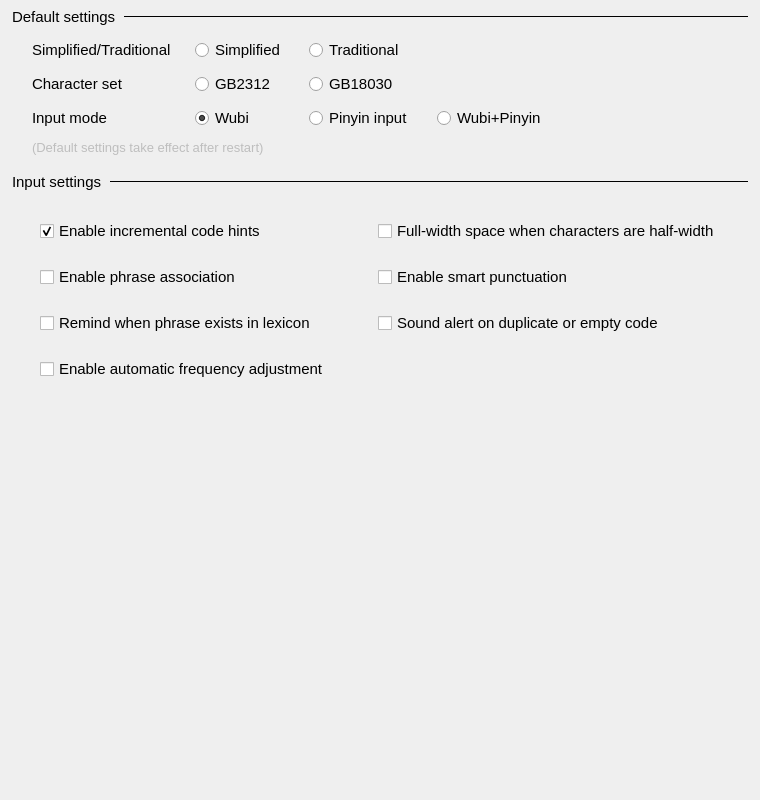
     <widget class="QWidget" name="scrollCommonContents">
      <property name="geometry">
       <rect><x>0</x><y>0</y><width>480</width><height>800</height></rect>
      </property>
      <layout class="QVBoxLayout" name="layoutScrollCommon">
       <property name="spacing"><number>6</number></property>
       <property name="leftMargin"><number>12</number></property>
       <property name="topMargin"><number>4</number></property>
       <property name="rightMargin"><number>12</number></property>
       <property name="bottomMargin"><number>8</number></property>
              <item>
        <layout class="QHBoxLayout" name="layoutHeader_labelSectionDefault">
         <property name="spacing"><number>8</number></property>
         <property name="leftMargin"><number>0</number></property>
         <property name="topMargin"><number>4</number></property>
         <property name="rightMargin"><number>0</number></property>
         <property name="bottomMargin"><number>2</number></property>
         <item>
          <widget class="QLabel" name="labelSectionDefault">
           <property name="sizePolicy">
            <sizepolicy hsizetype="Maximum" vsizetype="Preferred">
             <horstretch>0</horstretch>
             <verstretch>0</verstretch>
            </sizepolicy>
           </property>
           <property name="font">
            <font>
             <pointsize>11</pointsize>
             <weight>50</weight>
             <bold>false</bold>
            </font>
           </property>
           <property name="text"><string>Default settings</string></property>
           <property name="sectionHeader" stdset="0"><bool>true</bool></property>
          </widget>
         </item>
         <item>
          <widget class="QFrame" name="lineSectionDefault">
           <property name="sizePolicy">
            <sizepolicy hsizetype="Expanding" vsizetype="Fixed">
             <horstretch>0</horstretch>
             <verstretch>0</verstretch>
            </sizepolicy>
           </property>
           <property name="minimumSize"><size><width>0</width><height>1</height></size></property>
           <property name="maximumSize"><size><width>16777215</width><height>1</height></size></property>
           <property name="frameShape"><enum>QFrame::HLine</enum></property>
           <property name="frameShadow"><enum>QFrame::Plain</enum></property>
           <property name="sectionLine" stdset="0"><bool>true</bool></property>
          </widget>
         </item>
        </layout>
       </item>
       <item>
                                        <widget class="QWidget" name="pageDefaultState">
         <property name="sizePolicy">
          <sizepolicy hsizetype="Preferred" vsizetype="Maximum">
           <horstretch>0</horstretch>
           <verstretch>0</verstretch>
          </sizepolicy>
         </property>
         <layout class="QVBoxLayout" name="layoutDefaultState">
          <property name="spacing"><number>10</number></property>
          <property name="leftMargin"><number>20</number></property>
          <property name="topMargin"><number>4</number></property>
          <property name="rightMargin"><number>12</number></property>
          <property name="bottomMargin"><number>4</number></property>
          <item>
           <layout class="QGridLayout" name="gridDefaultStateOptions">
            <property name="horizontalSpacing"><number>24</number></property>
            <property name="verticalSpacing"><number>10</number></property>
            <item row="0" column="0">
             <widget class="QLabel" name="labelDefaultSimpTrad">
              <property name="font"><font><pointsize>11</pointsize><weight>50</weight><bold>false</bold></font></property>
              <property name="text"><string>Simplified/Traditional</string></property>
             </widget>
            </item>
            <item row="0" column="1">
             <widget class="QRadioButton" name="rdoDefaultSimplified">
              <property name="font"><font><pointsize>11</pointsize><weight>50</weight><bold>false</bold></font></property>
              <property name="text"><string>Simplified</string></property>
              <property name="checked"><bool>true</bool></property>
             </widget>
            </item>
            <item row="0" column="2">
             <widget class="QRadioButton" name="rdoDefaultTraditional">
              <property name="font"><font><pointsize>11</pointsize><weight>50</weight><bold>false</bold></font></property>
              <property name="text"><string>Traditional</string></property>
             </widget>
            </item>
            <item row="0" column="4">
             <spacer name="spacerDefaultSimpTrad">
              <property name="orientation"><enum>Qt::Horizontal</enum></property>
              <property name="sizeHint"><size><width>40</width><height>20</height></size></property>
             </spacer>
            </item>
            <item row="1" column="0">
             <widget class="QLabel" name="labelDefaultCharSet">
              <property name="font"><font><pointsize>11</pointsize><weight>50</weight><bold>false</bold></font></property>
              <property name="text"><string>Character set</string></property>
             </widget>
            </item>
            <item row="1" column="1">
             <widget class="QRadioButton" name="rdoDefaultGb2312">
              <property name="font"><font><pointsize>11</pointsize><weight>50</weight><bold>false</bold></font></property>
              <property name="text"><string>GB2312</string></property>
              <property name="checked"><bool>true</bool></property>
              <property name="toolTip"><string>Use the GB2312 character set; status bar displays GB.</string></property>
             </widget>
            </item>
            <item row="1" column="2">
             <widget class="QRadioButton" name="rdoDefaultGb18030">
              <property name="font"><font><pointsize>11</pointsize><weight>50</weight><bold>false</bold></font></property>
              <property name="text"><string>GB18030</string></property>
              <property name="toolTip"><string>Use the GB18030 character set; status bar displays GBK.</string></property>
             </widget>
            </item>
            <item row="2" column="0">
             <widget class="QLabel" name="labelDefaultInputMode">
              <property name="font"><font><pointsize>11</pointsize><weight>50</weight><bold>false</bold></font></property>
              <property name="text"><string>Input mode</string></property>
             </widget>
            </item>
            <item row="2" column="1">
             <widget class="QRadioButton" name="rdoDefaultWbzx">
              <property name="font"><font><pointsize>11</pointsize><weight>50</weight><bold>false</bold></font></property>
              <property name="text"><string>Wubi</string></property>
              <property name="checked"><bool>true</bool></property>
             </widget>
            </item>
            <item row="2" column="2">
             <widget class="QRadioButton" name="rdoDefaultPy">
              <property name="font"><font><pointsize>11</pointsize><weight>50</weight><bold>false</bold></font></property>
              <property name="text"><string>Pinyin input</string></property>
             </widget>
            </item>
            <item row="2" column="3">
             <widget class="QRadioButton" name="rdoDefaultWbpy">
              <property name="font"><font><pointsize>11</pointsize><weight>50</weight><bold>false</bold></font></property>
              <property name="text"><string>Wubi+Pinyin</string></property>
             </widget>
            </item>
           </layout>
          </item>
          <item>
           <widget class="QLabel" name="labelDefaultStateHint">
            <property name="enabled"><bool>false</bool></property>
            <property name="font"><font><pointsize>10</pointsize><weight>50</weight><bold>false</bold></font></property>
            <property name="text"><string>(Default settings take effect after restart)</string></property>
           </widget>
          </item>
         </layout>
        </widget>
       </item>
       <item>
        <layout class="QHBoxLayout" name="layoutHeader_labelSectionInput">
         <property name="spacing"><number>8</number></property>
         <property name="leftMargin"><number>0</number></property>
         <property name="topMargin"><number>8</number></property>
         <property name="rightMargin"><number>0</number></property>
         <property name="bottomMargin"><number>2</number></property>
         <item>
          <widget class="QLabel" name="labelSectionInput">
           <property name="sizePolicy">
            <sizepolicy hsizetype="Maximum" vsizetype="Preferred">
             <horstretch>0</horstretch>
             <verstretch>0</verstretch>
            </sizepolicy>
           </property>
           <property name="font">
            <font>
             <pointsize>11</pointsize>
             <weight>50</weight>
             <bold>false</bold>
            </font>
           </property>
           <property name="sectionHeader" stdset="0"><bool>true</bool></property>
           <property name="text"><string>Input settings</string></property>
          </widget>
         </item>
         <item>
          <widget class="QFrame" name="lineSectionInput">
           <property name="sizePolicy">
            <sizepolicy hsizetype="Expanding" vsizetype="Fixed">
             <horstretch>0</horstretch>
             <verstretch>0</verstretch>
            </sizepolicy>
           </property>
           <property name="minimumSize"><size><width>0</width><height>1</height></size></property>
           <property name="maximumSize"><size><width>16777215</width><height>1</height></size></property>
           <property name="frameShape"><enum>QFrame::HLine</enum></property>
           <property name="frameShadow"><enum>QFrame::Plain</enum></property>
           <property name="sectionLine" stdset="0"><bool>true</bool></property>
          </widget>
         </item>
        </layout>
       </item>
<item>
            <widget class="QWidget" name="pageCommon">
       <property name="sizePolicy">
        <sizepolicy hsizetype="Preferred" vsizetype="Maximum">
         <horstretch>0</horstretch>
         <verstretch>0</verstretch>
        </sizepolicy>
       </property>
       <layout class="QGridLayout" name="gridCommonOptions">
        <property name="leftMargin"><number>28</number></property>
        <property name="topMargin"><number>20</number></property>
        <property name="rightMargin"><number>28</number></property>
        <property name="bottomMargin"><number>12</number></property>
        <property name="horizontalSpacing"><number>48</number></property>
        <property name="verticalSpacing"><number>22</number></property>
        <item row="0" column="0">
         <widget class="QCheckBox" name="ckbCodeRemind">
          <property name="font"><font><pointsize>11</pointsize><weight>50</weight><bold>false</bold></font></property>
          <property name="text"><string>Enable incremental code hints</string></property>
          <property name="checked"><bool>true</bool></property>
         </widget>
        </item>
        <item row="0" column="1">
         <widget class="QCheckBox" name="ckbSpaceFullWhenCharHalf">
          <property name="font"><font><pointsize>11</pointsize><weight>50</weight><bold>false</bold></font></property>
          <property name="text"><string>Full-width space when characters are half-width</string></property>
         </widget>
        </item>
        <item row="1" column="0">
         <widget class="QCheckBox" name="ckbWordThink">
          <property name="font"><font><pointsize>11</pointsize><weight>50</weight><bold>false</bold></font></property>
          <property name="text"><string>Enable phrase association</string></property>
         </widget>
        </item>
        <item row="1" column="1">
         <widget class="QCheckBox" name="ckbSmartMark">
          <property name="font"><font><pointsize>11</pointsize><weight>50</weight><bold>false</bold></font></property>
          <property name="text"><string>Enable smart punctuation</string></property>
         </widget>
        </item>
        <item row="2" column="0">
         <widget class="QCheckBox" name="ckbRemindExistWord">
          <property name="font"><font><pointsize>11</pointsize><weight>50</weight><bold>false</bold></font></property>
          <property name="text"><string>Remind when phrase exists in lexicon</string></property>
         </widget>
        </item>
        <item row="2" column="1">
         <widget class="QCheckBox" name="ckbAlertWhenEmptyCode">
          <property name="font"><font><pointsize>11</pointsize><weight>50</weight><bold>false</bold></font></property>
          <property name="text"><string>Sound alert on duplicate or empty code</string></property>
         </widget>
        </item>
        <item row="3" column="0">
         <widget class="QCheckBox" name="ckbAutoAdjustFreq">
          <property name="font"><font><pointsize>11</pointsize><weight>50</weight><bold>false</bold></font></property>
          <property name="text"><string>Enable automatic frequency adjustment</string></property>
         </widget>
        </item>
       </layout>
      </widget>
       </item>
       <item>
        <spacer name="spacerCommonBottom">
         <property name="orientation"><enum>Qt::Vertical</enum></property>
         <property name="sizeHint"><size><width>20</width><height>40</height></size></property>
        </spacer>
       </item>
       <item>
      <widget class="QWidget" name="hiddenLegacyWidgets">
       <property name="visible"><bool>false</bool></property>
<widget class="QCheckBox" name="ckbInputStatistic">
         <property name="visible"><bool>false</bool></property>
      <property name="enabled">
       <bool>false</bool>
      </property>
      <property name="palette">
       <palette>
        <active>
         <colorrole role="Button">
          <brush brushstyle="SolidPattern">
           <color alpha="255">
            <red>255</red>
            <green>255</green>
            <blue>255</blue>
           </color>
          </brush>
         </colorrole>
         <colorrole role="Base">
          <brush brushstyle="SolidPattern">
           <color alpha="255">
            <red>255</red>
            <green>255</green>
            <blue>255</blue>
           </color>
          </brush>
         </colorrole>
         <colorrole role="Window">
          <brush brushstyle="SolidPattern">
           <color alpha="255">
            <red>255</red>
            <green>255</green>
            <blue>255</blue>
           </color>
          </brush>
         </colorrole>
        </active>
        <inactive>
         <colorrole role="Button">
          <brush brushstyle="SolidPattern">
           <color alpha="255">
            <red>255</red>
            <green>255</green>
            <blue>255</blue>
           </color>
          </brush>
         </colorrole>
         <colorrole role="Base">
          <brush brushstyle="SolidPattern">
           <color alpha="255">
            <red>255</red>
            <green>255</green>
            <blue>255</blue>
           </color>
          </brush>
         </colorrole>
         <colorrole role="Window">
          <brush brushstyle="SolidPattern">
           <color alpha="255">
            <red>255</red>
            <green>255</green>
            <blue>255</blue>
           </color>
          </brush>
         </colorrole>
        </inactive>
        <disabled>
         <colorrole role="Button">
          <brush brushstyle="SolidPattern">
           <color alpha="255">
            <red>255</red>
            <green>255</green>
            <blue>255</blue>
           </color>
          </brush>
         </colorrole>
         <colorrole role="Base">
          <brush brushstyle="SolidPattern">
           <color alpha="255">
            <red>255</red>
            <green>255</green>
            <blue>255</blue>
           </color>
          </brush>
         </colorrole>
         <colorrole role="Window">
          <brush brushstyle="SolidPattern">
           <color alpha="255">
            <red>255</red>
            <green>255</green>
            <blue>255</blue>
           </color>
          </brush>
         </colorrole>
        </disabled>
       </palette>
      </property>
      <property name="font">
       <font>
        <pointsize>11</pointsize>
        <weight>50</weight>
        <bold>false</bold>
       </font>
      </property>
      <property name="styleSheet">
       <string notr="true"/>
      </property>
      <property name="text">
       <string>Enable input statistics</string>
      </property>
     </widget>
<widget class="QCheckBox" name="ckbUseAudioFile">
         <property name="visible"><bool>false</bool></property>
      <property name="enabled">
       <bool>false</bool>
      </property>
      <property name="palette">
       <palette>
        <active>
         <colorrole role="Button">
          <brush brushstyle="SolidPattern">
           <color alpha="255">
            <red>255</red>
            <green>255</green>
            <blue>255</blue>
           </color>
          </brush>
         </colorrole>
         <colorrole role="Base">
          <brush brushstyle="SolidPattern">
           <color alpha="255">
            <red>255</red>
            <green>255</green>
            <blue>255</blue>
           </color>
          </brush>
         </colorrole>
         <colorrole role="Window">
          <brush brushstyle="SolidPattern">
           <color alpha="255">
            <red>255</red>
            <green>255</green>
            <blue>255</blue>
           </color>
          </brush>
         </colorrole>
        </active>
        <inactive>
         <colorrole role="Button">
          <brush brushstyle="SolidPattern">
           <color alpha="255">
            <red>255</red>
            <green>255</green>
            <blue>255</blue>
           </color>
          </brush>
         </colorrole>
         <colorrole role="Base">
          <brush brushstyle="SolidPattern">
           <color alpha="255">
            <red>255</red>
            <green>255</green>
            <blue>255</blue>
           </color>
          </brush>
         </colorrole>
         <colorrole role="Window">
          <brush brushstyle="SolidPattern">
           <color alpha="255">
            <red>255</red>
            <green>255</green>
            <blue>255</blue>
           </color>
          </brush>
         </colorrole>
        </inactive>
        <disabled>
         <colorrole role="Button">
          <brush brushstyle="SolidPattern">
           <color alpha="255">
            <red>255</red>
            <green>255</green>
            <blue>255</blue>
           </color>
          </brush>
         </colorrole>
         <colorrole role="Base">
          <brush brushstyle="SolidPattern">
           <color alpha="255">
            <red>255</red>
            <green>255</green>
            <blue>255</blue>
           </color>
          </brush>
         </colorrole>
         <colorrole role="Window">
          <brush brushstyle="SolidPattern">
           <color alpha="255">
            <red>255</red>
            <green>255</green>
            <blue>255</blue>
           </color>
          </brush>
         </colorrole>
        </disabled>
       </palette>
      </property>
      <property name="font">
       <font>
        <pointsize>11</pointsize>
        <weight>50</weight>
        <bold>false</bold>
       </font>
      </property>
      <property name="styleSheet">
       <string notr="true"/>
      </property>
      <property name="text">
       <string/>
      </property>
     </widget>
<widget class="QLabel" name="labelUseAudioFile">
         <property name="visible"><bool>false</bool></property>
      <property name="enabled">
       <bool>false</bool>
      </property>
      <property name="font">
       <font>
        <family>Ubuntu Mono</family>
        <pointsize>11</pointsize>
        <weight>50</weight>
        <bold>false</bold>
       </font>
      </property>
      <property name="text">
       <string>Use sound files</string>
      </property>
     </widget>
<widget class="QLabel" name="labelCommon">
         <property name="visible"><bool>false</bool></property>
      <property name="font">
       <font>
        <pointsize>11</pointsize>
        <weight>75</weight>
        <bold>true</bold>
       </font>
      </property>
      <property name="styleSheet">
       <string notr="true"/>
      </property>
      <property name="frameShadow">
       <enum>QFrame::Plain</enum>
      </property>
      <property name="text">
       <string>Common options</string>
      </property>
     </widget>
<widget class="QLabel" name="labelAdvance">
         <property name="visible"><bool>false</bool></property>
      <property name="font">
       <font>
        <family>Ubuntu</family>
        <pointsize>11</pointsize>
        <weight>75</weight>
        <bold>true</bold>
       </font>
      </property>
      <property name="styleSheet">
       <string notr="true"/>
      </property>
      <property name="text">
       <string>Advanced options</string>
      </property>
     </widget>
<widget class="QCheckBox" name="ckbShiftSelectRecode">
         <property name="visible"><bool>false</bool></property>
      <property name="enabled">
       <bool>true</bool>
      </property>
      <property name="palette">
       <palette>
        <active>
         <colorrole role="Button">
          <brush brushstyle="SolidPattern">
           <color alpha="255">
            <red>255</red>
            <green>255</green>
            <blue>255</blue>
           </color>
          </brush>
         </colorrole>
         <colorrole role="Base">
          <brush brushstyle="SolidPattern">
           <color alpha="255">
            <red>255</red>
            <green>255</green>
            <blue>255</blue>
           </color>
          </brush>
         </colorrole>
         <colorrole role="Window">
          <brush brushstyle="SolidPattern">
           <color alpha="255">
            <red>255</red>
            <green>255</green>
            <blue>255</blue>
           </color>
          </brush>
         </colorrole>
        </active>
        <inactive>
         <colorrole role="Button">
          <brush brushstyle="SolidPattern">
           <color alpha="255">
            <red>255</red>
            <green>255</green>
            <blue>255</blue>
           </color>
          </brush>
         </colorrole>
         <colorrole role="Base">
          <brush brushstyle="SolidPattern">
           <color alpha="255">
            <red>255</red>
            <green>255</green>
            <blue>255</blue>
           </color>
          </brush>
         </colorrole>
         <colorrole role="Window">
          <brush brushstyle="SolidPattern">
           <color alpha="255">
            <red>255</red>
            <green>255</green>
            <blue>255</blue>
           </color>
          </brush>
         </colorrole>
        </inactive>
        <disabled>
         <colorrole role="Button">
          <brush brushstyle="SolidPattern">
           <color alpha="255">
            <red>255</red>
            <green>255</green>
            <blue>255</blue>
           </color>
          </brush>
         </colorrole>
         <colorrole role="Base">
          <brush brushstyle="SolidPattern">
           <color alpha="255">
            <red>255</red>
            <green>255</green>
            <blue>255</blue>
           </color>
          </brush>
         </colorrole>
         <colorrole role="Window">
          <brush brushstyle="SolidPattern">
           <color alpha="255">
            <red>255</red>
            <green>255</green>
            <blue>255</blue>
           </color>
          </brush>
         </colorrole>
        </disabled>
       </palette>
      </property>
      <property name="font">
       <font>
        <pointsize>11</pointsize>
        <weight>50</weight>
        <bold>false</bold>
       </font>
      </property>
      <property name="styleSheet">
       <string notr="true"/>
      </property>
      <property name="text">
       <string>Use Shift to select duplicates</string>
      </property>
     </widget>
<widget class="QLabel" name="labelCandidateWinOption">
         <property name="visible"><bool>false</bool></property>
      <property name="font">
       <font>
        <pointsize>11</pointsize>
        <weight>75</weight>
        <bold>true</bold>
       </font>
      </property>
      <property name="styleSheet">
       <string notr="true"/>
      </property>
      <property name="text">
       <string>Candidate window options</string>
      </property>
     </widget>
<widget class="QLabel" name="label_37">
         <property name="visible"><bool>false</bool></property>
      <property name="enabled">
       <bool>true</bool>
      </property>
      <property name="font">
       <font>
        <pointsize>11</pointsize>
        <weight>50</weight>
        <bold>false</bold>
       </font>
      </property>
      <property name="text">
       <string>2nd duplicate key</string>
      </property>
     </widget>
<widget class="QLabel" name="label_38">
         <property name="visible"><bool>false</bool></property>
      <property name="enabled">
       <bool>true</bool>
      </property>
      <property name="font">
       <font>
        <pointsize>11</pointsize>
        <weight>50</weight>
        <bold>false</bold>
       </font>
      </property>
      <property name="text">
       <string>3rd duplicate key</string>
      </property>
     </widget>
<widget class="QLabel" name="label_40">
         <property name="visible"><bool>false</bool></property>
      <property name="enabled">
       <bool>true</bool>
      </property>
      <property name="font">
       <font>
        <pointsize>11</pointsize>
        <weight>50</weight>
        <bold>false</bold>
       </font>
      </property>
      <property name="text">
       <string>Previous page</string>
      </property>
     </widget>
<widget class="QLabel" name="label_41">
         <property name="visible"><bool>false</bool></property>
      <property name="enabled">
       <bool>true</bool>
      </property>
      <property name="font">
       <font>
        <pointsize>11</pointsize>
        <weight>50</weight>
        <bold>false</bold>
       </font>
      </property>
      <property name="text">
       <string>Previous page</string>
      </property>
     </widget>
<widget class="QLabel" name="label_42">
         <property name="visible"><bool>false</bool></property>
      <property name="font">
       <font>
        <pointsize>11</pointsize>
        <weight>50</weight>
        <bold>false</bold>
       </font>
      </property>
      <property name="text">
       <string>Settings</string>
      </property>
     </widget>
<widget class="QLineEdit" name="ledt2ndRecode">
         <property name="visible"><bool>false</bool></property>
      <property name="enabled">
       <bool>false</bool>
      </property>
      <property name="font">
       <font>
        <pointsize>11</pointsize>
        <weight>50</weight>
        <bold>false</bold>
       </font>
      </property>
      <property name="text">
       <string>;</string>
      </property>
      <property name="maxLength">
       <number>1</number>
      </property>
     </widget>
<widget class="QLineEdit" name="ledt3rdRecode">
         <property name="visible"><bool>false</bool></property>
      <property name="enabled">
       <bool>false</bool>
      </property>
      <property name="font">
       <font>
        <pointsize>11</pointsize>
        <weight>50</weight>
        <bold>false</bold>
       </font>
      </property>
      <property name="text">
       <string>&apos;</string>
      </property>
      <property name="maxLength">
       <number>1</number>
      </property>
     </widget>
<widget class="QLineEdit" name="ledtPrecPage">
         <property name="visible"><bool>false</bool></property>
      <property name="enabled">
       <bool>false</bool>
      </property>
      <property name="font">
       <font>
        <pointsize>11</pointsize>
        <weight>50</weight>
        <bold>false</bold>
       </font>
      </property>
      <property name="maxLength">
       <number>1</number>
      </property>
     </widget>
<widget class="QLineEdit" name="ledtNextPage">
         <property name="visible"><bool>false</bool></property>
      <property name="enabled">
       <bool>false</bool>
      </property>
      <property name="font">
       <font>
        <pointsize>11</pointsize>
        <weight>50</weight>
        <bold>false</bold>
       </font>
      </property>
      <property name="text">
       <string/>
      </property>
      <property name="maxLength">
       <number>1</number>
      </property>
     </widget>
<widget class="QLineEdit" name="ledtAutoToHalf">
         <property name="visible"><bool>false</bool></property>
      <property name="enabled">
       <bool>false</bool>
      </property>
      <property name="font">
       <font>
        <pointsize>11</pointsize>
        <weight>50</weight>
        <bold>false</bold>
       </font>
      </property>
      <property name="text">
       <string/>
      </property>
     </widget>
<widget class="QLabel" name="labelOthers">
         <property name="visible"><bool>false</bool></property>
      <property name="font">
       <font>
        <pointsize>11</pointsize>
        <weight>75</weight>
        <bold>true</bold>
       </font>
      </property>
      <property name="styleSheet">
       <string notr="true"/>
      </property>
      <property name="text">
       <string>Other settings</string>
      </property>
     </widget>
       <!-- leftover shortcut labels -->
<widget class="QLabel" name="labelShortcutKey">
         <property name="visible"><bool>false</bool></property>
      <property name="font">
       <font>
        <pointsize>11</pointsize>
        <weight>75</weight>
        <bold>true</bold>
       </font>
      </property>
      <property name="styleSheet">
       <string notr="true"/>
      </property>
      <property name="text">
       <string>Shortcut settings</string>
      </property>
     </widget>
<widget class="QLabel" name="labelCustom">
         <property name="visible"><bool>false</bool></property>
      <property name="font">
       <font>
        <pointsize>11</pointsize>
        <weight>50</weight>
        <bold>false</bold>
       </font>
      </property>
      <property name="text">
       <string>Custom shortcuts</string>
      </property>
     </widget>
<widget class="QLabel" name="labelEasy">
         <property name="visible"><bool>false</bool></property>
      <property name="font">
       <font>
        <pointsize>11</pointsize>
        <weight>50</weight>
        <bold>false</bold>
       </font>
      </property>
      <property name="text">
       <string>Convenience shortcuts</string>
      </property>
     </widget>
<widget class="QLabel" name="labelTwo">
         <property name="visible"><bool>false</bool></property>
      <property name="font">
       <font>
        <pointsize>11</pointsize>
        <weight>50</weight>
        <bold>false</bold>
       </font>
      </property>
      <property name="text">
       <string>Double-tap convenience key for symbol</string>
      </property>
      <property name="wordWrap">
       <bool>true</bool>
      </property>
     </widget>
      </widget>
       </item>
      </layout>

     </widget>
